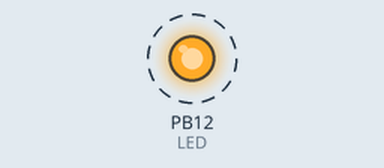
The sketch below on a simulated STM32 Black Pill. Parts: output pins drawn as LEDs (lit = HIGH). Dashed ring = blinking.

Above: at 0.5 s.
Timing chart, 0 to 4.6 s (numbered marks = the images above):
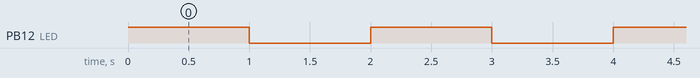

The sketch:

blink.ino
```cpp
// An example blink program on the STM32F103C8T6 Black Pill

/*
   Note that pins on the Black Pill follow the format P{bus letter}{pin number}
   For example here the LED is on bus B and pin 12, so we write PB12
   The Black Pill pins are labled with the bus letter and pin number,
   so if you want to use B11, you would write PB11
*/

int LED = PB12;

void setup() {
  pinMode(LED, OUTPUT);
}

void loop() {
  digitalWrite(LED, HIGH);
  delay(1000);
  digitalWrite(LED, LOW);
  delay(1000);
}
```

Measured:
- by itself, PB12 (LED): alternates HIGH for 1.0 s and LOW for 1.0 s
